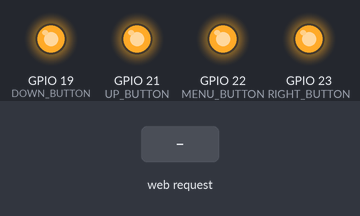
This sketch was run on a simulated ESP32. On the bench: output pins drawn as LEDs (lit = HIGH). Inputs (shaded band) come from the test bench. WiFi joins after 1.5 s; servers stay silent unless stated; storage starts empty; not simulated (calls return 0 or success): WiFiConsts.h; what the sketch prints to the serial monitor is not drawn.

Above: at 2.7 s.
2.8 s: HTTP request GET /up?channel=1 received
At 3.2 s:
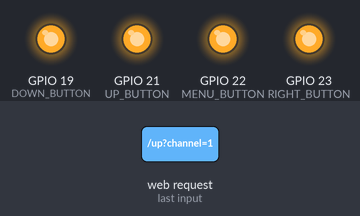
4.4 s: HTTP request GET /down?channel=1 received
At 5.6 s:
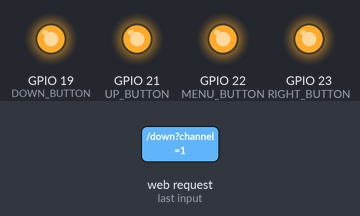
Timing chart, 0 to 7.4 s (numbered marks = the images above; inputs shaded):
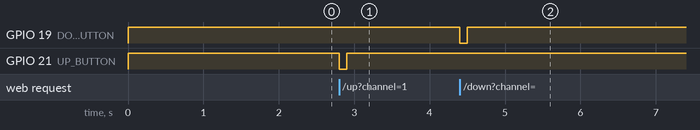

The sketch:

WiFiRemote.ino
```cpp
#include <WiFi.h>
#include "WiFiConsts.h"
#include <NetworkClient.h>
#include <WebServer.h>
#include <ESPmDNS.h>
#include <LittleFS.h>

#define FORMAT_LITTLEFS_IF_FAILED true

#define RIGHT_BUTTON 23
#define MENU_BUTTON 22
#define UP_BUTTON 21
#define DOWN_BUTTON 19

#define PRESS_DOWN_MS 100
#define PRESS_UP_MS 150

#define SCREEN_TIMEOUT_S 60
#define SCREEN_WAKEUP_MS 1500

#define MAX_CHANNEL 16

WebServer server(80);

uint8_t current_channel = 1;
uint8_t max_channel = MAX_CHANNEL;

uint32_t stored_millis = 0;

enum direction {
  UP,
  DOWN
};

void setup_buttons() {
  pinMode(RIGHT_BUTTON, OUTPUT);
  pinMode(MENU_BUTTON, OUTPUT);
  pinMode(UP_BUTTON, OUTPUT);
  pinMode(DOWN_BUTTON, OUTPUT);

  digitalWrite(RIGHT_BUTTON, HIGH);
  digitalWrite(MENU_BUTTON, HIGH);
  digitalWrite(UP_BUTTON, HIGH);
  digitalWrite(DOWN_BUTTON, HIGH);
}

void setup_serial() {
  Serial.begin(115200);
}

void setup_wifi() {
  WiFi.begin(WIFI_SSID, WIFI_PASSWORD);

  while (WiFi.status() != WL_CONNECTED) {
    delay(500);
  }
}

void setup_mdns() {
  if (!MDNS.begin("blinds")) {
    while (1) {
      delay(1000);
    }
  }
  MDNS.addService("http", "tcp", 80);
}

void setup_fs() {
  while (!LittleFS.begin(FORMAT_LITTLEFS_IF_FAILED)) {
    delay(1000);
  }
}

uint8_t calculate_taps(uint8_t channel) {
  uint8_t num_of_taps = 0;
  if (channel > current_channel) {
    num_of_taps = channel - current_channel;
  }
  if (channel < current_channel) {
    num_of_taps = max_channel - (current_channel - channel);
  }
  return num_of_taps;
}

void set_channel(uint8_t channel) {
  uint8_t num_of_taps = calculate_taps(channel);

  press_right_button(num_of_taps);
  current_channel = channel;
}

void send_remote_command(direction dir, uint8_t channel) {
  wake_up_screen();
  set_channel(channel);
  if (dir == UP) {
    press_up_button();
  } else {
    press_down_button();
  }
  update_stored_millis();
}

void handle_command(direction dir) {
  if (server.args() == 0 || !server.hasArg("channel")) {
    server.send(404, "text/plain", "Not supported");
    return;
  }

  uint8_t channel = server.arg("channel").toInt();

  if (channel < 1 || channel > MAX_CHANNEL) {
    server.send(404, "text/plain", "Not supported");
    return;
  }

  send_remote_command(dir, channel);
  server.send(200);
}

void handle_file(String path, String type) {
  File f = LittleFS.open(path);

  if (!f.available()) {
    server.send(404, "text/plain", "File not found");
    return;
  }
  server.send(200, type, f.readString());
  f.close();
}

void handle_get_channel() {
  server.send(200, "text/html", String(current_channel));
}

void setup() {
  // put your setup code here, to run once:
  setup_buttons();
  setup_serial();
  setup_wifi();
  setup_mdns();
  setup_fs();

  Serial.println("IP address: ");
  Serial.println(WiFi.localIP());

  server.on("/", HTTP_GET, []() {
    handle_file("/index.html", "text/html");
  });

  server.on("/style.css", HTTP_GET, []() {
    handle_file("/style.css", "text/css");
  });

  server.on("/channel_names.js", HTTP_GET, []() {
    handle_file("/channel_names.js", "text/javascript");
  });

  server.on("/up", HTTP_GET, []() {
    handle_command(UP);
  });

  server.on("/down", HTTP_GET, []() {
    handle_command(DOWN);
  });

  server.on("/get_channel", HTTP_GET, handle_get_channel);

  server.onNotFound([]() {
    server.send(404, "text/plain", "Not found");
  });

  server.begin();
}

void my_delay(uint32_t ms) {
  uint32_t last_millis = millis();
  uint32_t current_millis = 0;

  while (true) {
    current_millis = millis();
    if (current_millis - last_millis >= ms) {
      return;
    }
  }
}

void press_button(uint8_t button) {
  digitalWrite(button, LOW);
  my_delay(PRESS_DOWN_MS);
  digitalWrite(button, HIGH);
  my_delay(PRESS_UP_MS);
}

void press_right_button() {
  press_button(RIGHT_BUTTON);
}

void press_right_button(uint8_t times) {
  for (int i = 0; i < times; i++) {
    press_right_button();
  }
}

void press_menu_button() {
  press_button(MENU_BUTTON);
}

void press_up_button() {
  press_button(UP_BUTTON);
}

void press_down_button() {
  press_button(DOWN_BUTTON);
}

void wake_up_screen() {
  uint32_t current_millis = millis();

  if (current_millis - stored_millis >= 1000 * SCREEN_TIMEOUT_S) {
    press_menu_button();
    my_delay(SCREEN_WAKEUP_MS);  // needed to wake up the remote
  }
}

void update_stored_millis() {
  stored_millis = millis();
}

void loop(void) {
  server.handleClient();
  delay(2);
}
```

Measured:
- after the input at 2.8 s, GPIO 21 (UP_BUTTON): HIGH → LOW at once, → HIGH 0.10 s later
- after the input at 4.4 s, GPIO 19 (DOWN_BUTTON): HIGH → LOW at once, → HIGH 0.10 s later
